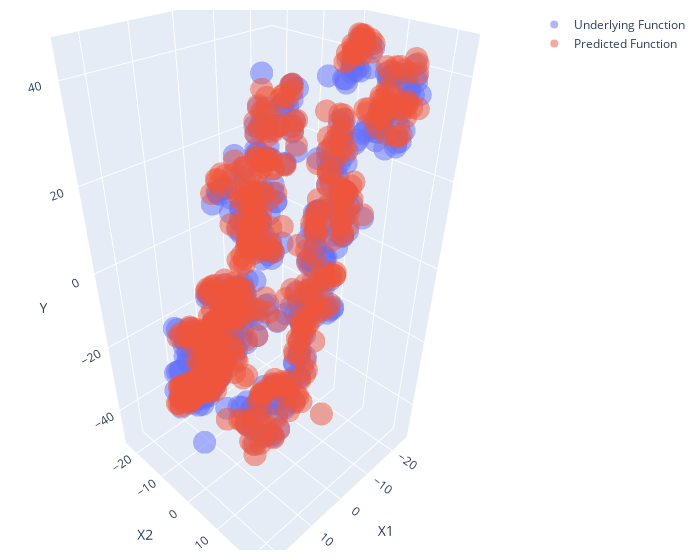

Source (notebook cell):
### Code cell
from sklearn.manifold import TSNE
X_reduced = TSNE(n_components=2).fit_transform(x)
y_true_reduced = TSNE(n_components=1).fit_transform(y_true)
y_pred_reduced = TSNE(n_components=1).fit_transform(model(x))
print(f'X_reduced: {X_reduced.shape}, y_true_reduced: {y_true_reduced.shape}, y_pred_reduced: {y_pred_reduced.shape}')
plot_intereactive_3d(X_reduced,y_true_reduced,y_pred_reduced)

### Figure 1 — Plotly figure (JSON) as saved in the notebook; plotly's stock layout.template omitted (floating-point values rounded to 4 significant figures; data arrays with more than 128 entries replaced by an {"elided": "..."} marker saying what was removed)
{"data": [{"mode": "markers", "name": "Underlying Function", "opacity": 0.5, "type": "scatter3d", "x": {"elided": "500 float values"}, "y": {"elided": "500 float values"}, "z": {"elided": "500 float values"}}, {"mode": "markers", "name": "Predicted Function", "opacity": 0.5, "type": "scatter3d", "x": {"elided": "500 float values"}, "y": {"elided": "500 float values"}, "z": {"elided": "500 float values"}}], "layout": {"margin": {"b": 10, "l": 10, "r": 20, "t": 10}, "scene": {"xaxis": {"title": {"text": "X1"}}, "yaxis": {"title": {"text": "X2"}}, "zaxis": {"title": {"text": "Y"}}}, "width": 700}}
